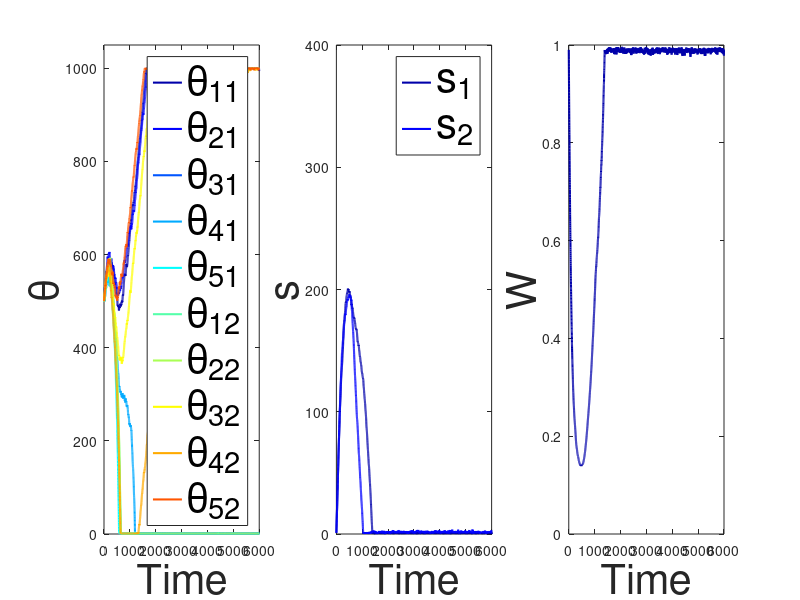

Here is the MATLAB script that generated this plot:
%---------------------------------
% Initialization of the variables


function main
    global M N phi zeta theta_min theta_max delta alpha p sigma beta
    'start'
    N = 5;                     %Number of bees
    M = 2;                      %Number of tasks

    theta = ones(N,M)*500;      %response treshold
    x = ones(N,M)*0.1;          %fraction of time spent by individual i on task j
    s = ones(1,M);              %stimulus intensity for task j

    initial_condition = [reshape(theta, N*M,1); reshape(x, N*M,1);reshape(s,M,1)]; %intial condition for the ode_solver
    
    alpha = M+1;                %This factor has been changed in order to get convergence
                                %We could also change the delta!
                                %This change has been made because it doesn't make much sense
                                %to get an infinitely increasing stimuli for all tasks.

    delta = 1;                  %describes increase of stimuli
    p=0.2;                      %Probability individual i gives up performing task j in time interval
    zeta=5;                     %learning %4
    phi=1;                      %forgetting
    sigma=0.07;                  %sigma for gaussian distribution
    beta=50;                    %prefactor for growth rate

    dt=0.9;
    end_time = 6000;

    %dt=0.01;
    %end_time = 5000;

    
    theta_min=1;
    theta_max=1000;
    
    %[T,Y]=ode45(@ode_function, [0 3000], initial_condition);
    [T,Y]=euler_method(@ode_function, [0 end_time], initial_condition,dt);
    

    %plot(T,Y(:,1:M*N),'-o')
    %plot(T,Y(:,13),'-r')
    %subplot(3,2,1)
    %plot(T,Y(1:M*N,:),'-')
    %axis([0 end_time 0 1100])
    %title('theta')
    
    %subplot(3,2,2)
    %plot(T,Y(M*N+1:M*N*2,:),'-')
    %axis([0 end_time -0.1 1.1])
    %title('x')
    
    %subplot(3,2,3)
    %plot(T,Y(M*N*2+1:M*N*2+M,:),'-')
    %title('s')
    %axis([0 end_time 0 400])
    
    %%%%%%%%%%%%%%%% Plotting section report %%%%%%%%%%%

 set(0,'DefaultAxesColorOrder',jet(10))
     subplot(1,3,1)
    set(gca,'fontsize',28)
    plot(T,Y(1:M*N,:),'-','LineWidth',1.5)
    axis([0 end_time 0 1050])
    xlabel('Time','FontSize',30)
    ylabel('\theta','FontSize',30)
     hleg1=legend('\theta_{11}','\theta_{21}','\theta_{31}','\theta_{41}','\theta_{51}','\theta_{12}','\theta_{22}','\theta_{32}','\theta_{42}','\theta_{52}')
     set(hleg1,'FontSize',30);

    
    subplot(1,3,2)
    set(gca,'fontsize',28)
    plot(T,Y(M*N*2+1:M*N*2+M,:),'-','LineWidth',1.5 )
    axis([0 end_time 0 400])
    xlabel('Time','FontSize',30)
    ylabel('s','FontSize',30)
    hleg2=legend('s_{1}','s_{2}')
    set(hleg2,'FontSize',30);


    %%%%%%%%%%%%%%%%%%%%%%%%%%%%%%%%%%%%%%%%%%
    
    %here is a first version of welfare implementation
    %of course we can use another function to estimate welfare
    %welfare = 1 ./ (Y(M*N*2+1,:) + 1);
    %for i=2:M
    %    welfare = welfare + 1./ (Y(M*N*2+i,:) + 1);
    %end
    
    %with the above welfare, low stimuli drive the welfare to be high, 
    %while high stimuli don't have much importance
    %maybe the welfare should rather be determined by the high stimuli:
    sumstimuli = 0;
    for i=1:M
        sumstimuli = sumstimuli + Y(M*N*2+i,:);
    end 
    welfare = exp(-sumstimuli / (M*100));
    
    %subplot(3,2,4)
    %plot(T,welfare,'-')
    %axis([0 end_time 0 1])
    %title('welfare')
    
    % Linear colony growth in dependence of colony wealth
    N= N + welfare*beta;
    
    %subplot(3,2,5)
    %plot(T,N,'-')
    %axis([0 end_time 0 100])
    %title('N')
  
     subplot(1,3,3)
    set(gca,'fontsize',28)
    plot(T,welfare,'-','LineWidth',1.5)
    axis([0 end_time 0 1])
    xlabel('Time','FontSize',30)
    ylabel('W','FontSize',30)
    
 
 
    
    

end


function dy = ode_function(t,y)
    global M N phi zeta theta_min theta_max delta alpha p sigma
    dy = zeros(2*N*M+M,1);
    
    %theta matrix
    for j=1:M
        for i=1:N
            %factor = 0;
            %y((j-1)*N + i, 1);
            %if (y((j-1)*N + i, 1) > theta_min) && (y((j-1)*N + i, 1)<theta_max)
            %    factor = 1;
            %end 
            
            dy((j-1)*N + i, 1) = [(1 - y((j-1)*N + i +N*M, 1))*phi- y((j-1)*N + i +N*M, 1)*zeta];
            %xij: dy((i-1)*N + j +N*M, 1)  
        end
    end
    
    %x matrix
    for j=1:M
        for i=1:N
            sum = 0;
            for w=1:M
                sum = sum+y(M*N+(w-1)*N + i);
            end
            %gaussian_sp = 0;
            %here is a attempt to get the gaussian centerd process
            %unfortunately the gaussian random number generator seems to be
            %way to slow!!!
            %%%gaussian_sp = normrnd(0,sigma);
            %gaussian_sp = sigma*randn;
            gaussian_sp = 0;
            
            dy(M*N+(j-1)*N + i, 1) = (y(M*N*2+j)^2/(y(M*N*2+j)^2+y((j-1)*N + i)^2)+0.0001)*(1-sum)-p*y(M*N+(j-1)*N + i, 1)+gaussian_sp;

           
            dy(M*N+(j-1)*N + i, 1) = [y(M*N*2+j)^2/(y(M*N*2+j)^2+y((j-1)*N + i)^2)]*[1-sum]-p*y(M*N+(j-1)*N + i, 1)+gaussian_sp;
            
     

        end
    end 
  
    %s matrix
    for j=1:M
        %it makes no sense to have a negative value for the stiumuli
        sum=0;
        for i=1:N
            %it makes no sense to have a negative value for the stiumuli
            sum = sum + alpha/N*y(M*N+(j-1)*N+i);
        end
        
        if ~((y(2*M*N+j)<=0) && ((delta - sum)<0))
            dy(2*M*N+j)= dy(2*M*N+j) + delta - sum;
        end
    end
    
    
end


function [T,Y] = euler_method(fun,time, y0, h)
    global M N theta_min theta_max sigma
    T = [];
    Y = [];
    T = [T,time(1)];
    Y = [Y,y0];
    
    
    y_eul = y0;
    t_eul = time(1);
    
    number = (time(2)-time(1))/h;
    
    for j=1:number
        %if(j==number/2)
            %theta matrix
         %   for k=1:M
          %      for i=1:N
           %         y_eul((k-1)*N + i) = 500;
            %        y_eul(N*M + (k-1)*N + i) = 0.1;
             %   end
            %end
        %end
        y_eul = y_eul + h*fun(t_eul,y_eul)+sqrt(h)*sigma*randn(size(y_eul));
        t_eul = t_eul + h ;
        j
        for k=1:M
            for i=1:N
                if(y_eul((k-1)*N + i)<theta_min)
                    y_eul((k-1)*N + i)=theta_min;
                end
                if(y_eul((k-1)*N + i)>theta_max)
                    y_eul((k-1)*N + i)=theta_max;
                end
                if(y_eul(N*M + (k-1)*N + i)< 0.0)
                    y_eul(N*M + (k-1)*N + i) = 0;
                end
                if(y_eul(N*M + (k-1)*N + i) > 1.0)
                    y_eul(N*M + (k-1)*N + i) = 1;
               end
            end
        
        for v=1:2*N*M+M
                if (y_eul(v)<=0)
                    y_eul(v)=0.0001;
                end 
        end

        end 
        
        Y = [Y, y_eul];
        T = [T, t_eul];
    end
    

end 
